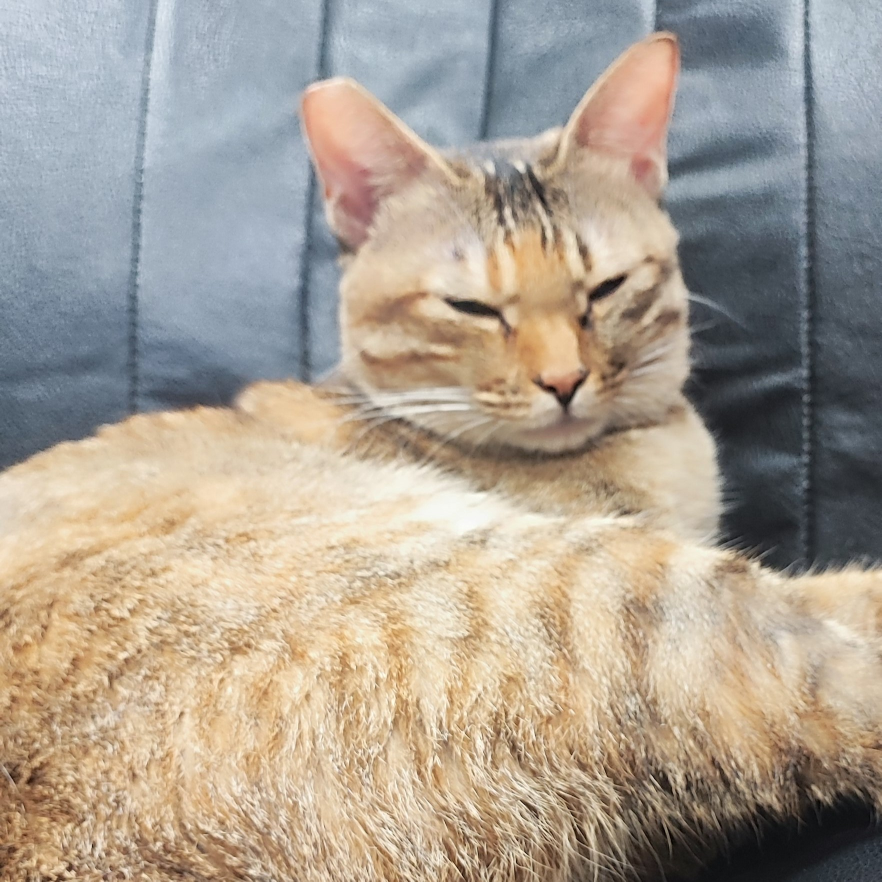
#> input picture LAB_CAT2.jpg, 1763 x 1763 px, given as the content of the folder ge-Processing/Code/Resources/Private_Data/Exp_20240910_Panel, which was not available (shown at 1/2 size)
$ jupyter execute --allow-errors aoi_research.ipynb   (older library calls are emulated)   (text cells are left out)
#> lines starting #> are read from the running program, lines starting #| are printed output that depends on the picture; after the words box and inside, x2 and y2 are one past the last pixel; in counts of white or black regions, pixels touching at a corner belong together; long printed decimals are rounded; pictures that were not available may be replaced by others from this repository, and a replacement may not be noted
[cell 1]
import cv2  # 用於讀取圖片
import numpy as np  # 用於數學運算
import matplotlib.pyplot as plt  # 用於圖形顯示
from numpy.fft import fft2, ifft2, fftshift, ifftshift  # 用於頻率域轉換
import pathlib

[cell 2]
# [7 lines left out: function basic_array_info, not called in this run]

# basic_array_info(f_transform)

[cell 3]
def save_plt_image(image, save_params, print_image=False):
    """
    使用Matplotlib保存圖像的函數。

    該函數接收一個圖像（通常是NumPy數組）並根據給定的保存參數將其保存為文件。

    Args:
        image (ndarray): 要保存的圖像數據。
        save_params (dict): 保存參數的字典，包含以下鍵值對：
            'folder_path' (str): 要保存圖像的文件夾路徑（默認為當前目錄）。
            'name' (str): 保存的圖像文件名（默認為'image.jpg'）。
            'cmap' (str): 顏色映射，用於顯示圖像（默認為'gray'灰度圖像）。
            'figsize' (tuple): 圖像保存時的尺寸（以英寸為單位，默認為(10, 10)）。
            'bbox_inches' (str or None): 保存時的邊界框設置（默認為None，不設置邊界，通常使用'tight'來去除多餘邊框）。

    Example:
        save_params = {
            'folder_path': r"F:\Code\Digital-Image-Processing\Code\Resources\outputs",
            'name': 'image3.jpg',
            'cmap': 'gray',
            'figsize': (20, 20),
            'bbox_inches': 'tight'
        }
        save_plt_image(image, save_params)
    """

    # 確保所有必要的保存參數都存在

    folder = pathlib.Path(save_params.get('folder_path', '.'))

    folder.mkdir(parents=True, exist_ok=True)  # 確保目錄存在

    name = save_params.get('name', 'image.jpg')


    path = folder / name
    cmap = save_params.get('cmap', 'gray')
    figsize = save_params.get('figsize', (10, 10))
    bbox_inches = save_params.get('bbox_inches', None)

    # 設置圖像的尺寸
    plt.figure(figsize=figsize)
    plt.imshow(image, cmap=cmap)
    plt.axis('off')  # 隱藏坐標軸

    # 保存圖像
    plt.savefig(path, bbox_inches=bbox_inches)
    if not print_image:
        plt.close()  # 關閉圖像窗口，釋放內存
    print(f"Image saved at {path}")

[cell 4]
folder_path = pathlib.Path(r"F:\Code\Digital-Image-Processing\Code\Resources\template")
folder_path.as_posix()

[cell 5]
import os
origin_images = os.listdir(r"F:\Code\Digital-Image-Processing\Code\Resources\Private_Data\Exp_20240910_Panel")
origin_images

[cell 6]
origin_image_folder = pathlib.Path(r'F:\Code\Digital-Image-Processing\Code\Resources\Private_Data\Exp_20240910_Panel')
origin_image_path = origin_image_folder / origin_images[0]
origin_name = origin_image_path.stem
origin_name

[cell 7]
image_bgr = cv2.imread(origin_image_path)
#> image_bgr is the input picture: shape (1763, 1763, 3); mean B, G, R 146.5, 160, 170.6

# 提取藍色通道 (B channel)
b_channel = image_bgr[:, :, 0]

# 將 B 通道轉換為灰階圖像（在這個情況下，B 通道本身已經是灰階的）
gray_image_from_b = b_channel

[cell 8]
# 讀取圖片，使用灰階模式
# origin = cv2.imread(origin_image_path.as_posix(), cv2.IMREAD_GRAYSCALE)

origin = cv2.imread(origin_image_path.as_posix())
origin = origin[:, :, 0]

save_params = {
            'folder_path': folder_path,
            'name': 'origin.jpg',
            'bbox_inches': 'tight'
        }
save_plt_image(origin, save_params)
plt.imshow(origin, cmap="gray")
# plt.axis(False)

[cell 9]
origin = origin[200:700, 750:1200]
plt.imshow(origin, cmap='gray')

[cell 10]
origin.shape

[cell 11]
image = origin

[cell 12]
# 旋轉圖片

# 獲取圖像尺寸
(h, w) = image.shape[:2]

# 計算旋轉中心
center = (w / 2, h / 2)

# 計算旋轉矩陣
M = cv2.getRotationMatrix2D(center, 22.5, 1.0)

# 旋轉圖像
rotated_image = cv2.warpAffine(image, M, (w, h), flags=cv2.INTER_CUBIC)

plt.title('Rotated Image')
plt.imshow(rotated_image, cmap='gray')
plt.axis('off')

plt.show()

origin = rotated_image

[cell 13]
def histogram_show(image, title):
    """顯示圖片的直方圖"""
#> called with title = 'Origin Image'

    plt.figure(figsize=(12, 6))
    plt.subplot(1, 2, 1)
    plt.imshow(image, cmap='gray')
    plt.title(title)
    # plt.axis('off')

    plt.subplot(1, 2, 2)
    plt.hist(image.ravel(), bins=256, color='black')
    plt.title('Histogram')
    plt.xlabel('Pixel Value')
    plt.ylabel('Frequency')
    plt.show()
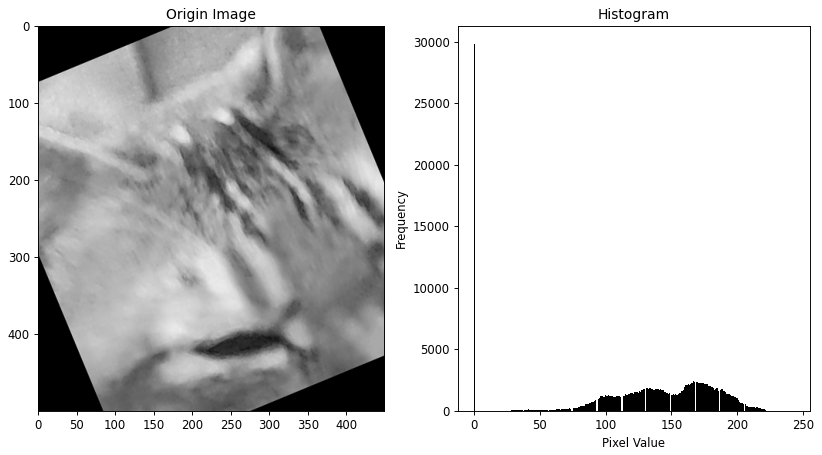
#> figure drawn by matplotlib, 2 panels; panel 2: tallest bar 29775 high, from x = 0 to 0.949


# 顯示原圖與其直方圖
histogram_show(origin, title='Origin Image')

[cell 14]
image = origin

[cell 15]
def histogram_specification(image):
    # 計算原始圖像的直方圖
    original_hist, bins = np.histogram(image.flatten(), 256, [0, 256])
#> original_hist = 256 values, max 29775 at index 0, min 0 at index 1, mean 878.9; bins = 257 values from 0 to 256

    # 計算累積直方圖
    cdf = original_hist.cumsum()
#> cdf = 256 values from 29775 to 225000
    cdf_normalized = cdf * original_hist.max() / cdf.max()  # 這一步是選擇性的，用來使CDF在顯示時更好看
#> cdf_normalized = 256 values from 3940.2 to 29775

    # 掩蔽CDF中的零值，避免在後續計算中出現問題
    cdf_m = np.ma.masked_equal(cdf, 0)
    cdf_m = (cdf_m - cdf_m.min()) * 255 / (cdf_m.max() - cdf_m.min())
    cdf_final = np.ma.filled(cdf_m, 0).astype('uint8')
#> cdf_final = 256 values from 0 to 255

    # 使用累積直方圖來進行影像規範化
    image_equalized = cdf_final[image]
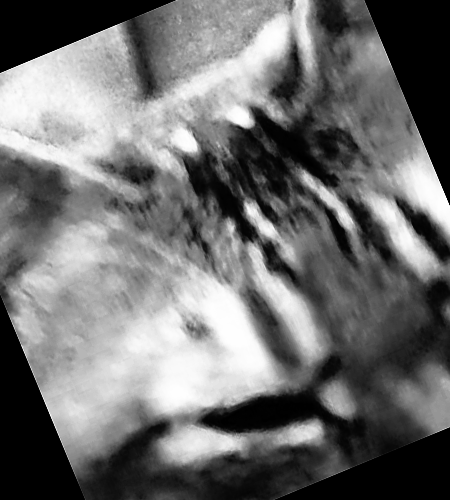
#> image_equalized: shape (500, 450); min 0, max 255, mean 111.1

    # 顯示規範化後的直方圖和圖片
    plt.figure(figsize=(12, 6))

    # 均衡化後圖片的直方圖
    plt.subplot(1, 2, 1)
    plt.hist(image_equalized.ravel(), bins=256, color='black')
    plt.title('Equalized Histogram')

    # 均衡化後的圖片
    plt.subplot(1, 2, 2)
    plt.imshow(image_equalized, cmap='gray')
    plt.title('Equalized Image')
    plt.axis('off')

    plt.show()
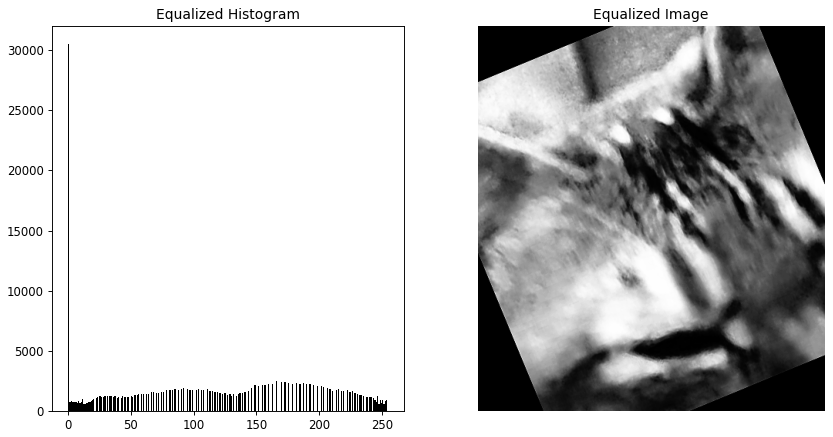
#> figure drawn by matplotlib, 2 panels; panel 1: tallest bar 30479 high, from x = 0 to 0.996

    return image_equalized

# 讀取圖片，使用灰階模式
# origin = cv2.imread('F:\\Code\\Digital-Image-Processing\\Code\\Resources\\Data\\LAB_CAT2.jpg', cv2.IMREAD_GRAYSCALE)

# 呼叫直方圖自動處理函數來顯示結果
hs = histogram_specification(image)

[cell 16]
save_params = {
    'folder_path': folder_path,
    'name': 'Equalized Histogram.jpg',
    'cmap': 'gray',
    'bbox_inches': 'tight'
}
save_plt_image(hs, save_params)

[cell 17]
# [10 lines of commented-out code are left out]

[cell 18]
# [11 lines of commented-out code are left out]

[cell 19]
image = origin # origin add_image hs sobel_vertical sobel_horizontal laplacian_abs

[cell 20]
def image_binary(image, standard=2, threshold_value=False, print_image=True, print_threshold=False):
#> called with standard = 2, threshold_value = False, print_image = True, print_threshold = False
    mean = np.mean(image)
#> mean = 127.6
    std_dev = np.std(image)
#> std_dev = 60.41

    if not threshold_value:
        threshold_value = min(mean+std_dev*standard, 255-std_dev) if mean+std_dev*standard >0 else 0
#> threshold_value = 194.6
        threshold_value = int(threshold_value)
#> threshold_value = 194

    # 根據門檻值進行二值化
    _, binary_image = cv2.threshold(image, threshold_value, 255, cv2.THRESH_BINARY)
#> binary_image: shape (500, 450); 6.9% white; 116 white regions (95 under 20 px), largest, box (x1, y1, x2, y2) and area: (127, 309, 212, 409) 3576, (0, 64, 101, 128) 3293, (184, 282, 266, 377) 3214

    if print_image:
    # 顯示二值化後的圖片
        plt.figure(figsize=(8, 6))
        plt.imshow(binary_image, cmap='gray')
        plt.title('Binary Image')
        plt.axis('off')
        plt.show()

    if print_threshold:
        print(f"mean+std_dev*standard: {mean+std_dev*standard}, final thershold = {threshold_value}")

    return binary_image

binary_image = image_binary(image, standard=2, print_image=True, print_threshold=False)

[cell 21]
save_params = {
    'folder_path': folder_path,
    'name': 'instant binary.jpg',
    'cmap': 'gray',
    'bbox_inches': 'tight'
}
save_plt_image(binary_image, save_params)

[cell 22]
image = origin

[cell 23]
ksize = 5

# 應用垂直Sobel濾波
sobel_vertical = cv2.Sobel(image, cv2.CV_64F, 1, 0, ksize=ksize)

# 轉換結果以便於顯示
sobel_vertical = np.abs(sobel_vertical)
sobel_vertical = np.uint8(np.clip(sobel_vertical, 0, 255))
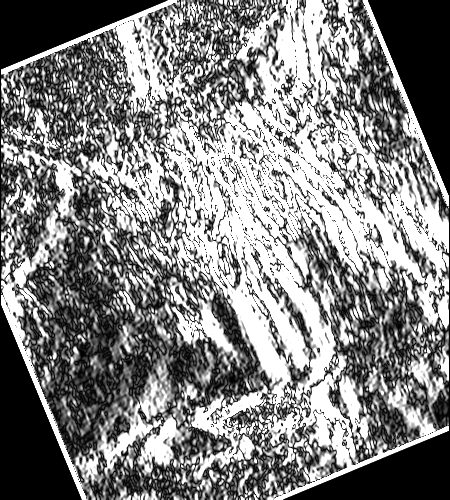
#> sobel_vertical: shape (500, 450); min 0, max 255, mean 129.9

# 應用水平Sobel濾波
sobel_horizontal = cv2.Sobel(image, cv2.CV_64F, 0, 1, ksize=ksize)

# 轉換結果以便於顯示
sobel_horizontal = np.abs(sobel_horizontal)
sobel_horizontal = np.uint8(np.clip(sobel_horizontal, 0, 255))
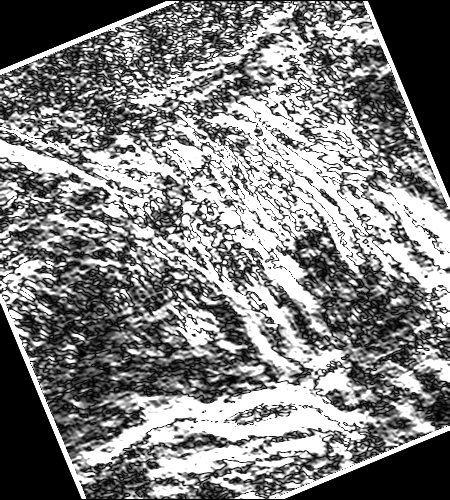
#> sobel_horizontal: shape (500, 450); min 0, max 255, mean 127.9

# 顯示原始影像和Sobel垂直結果
plt.figure(figsize=(18, 6))

plt.subplot(1, 3, 1)
plt.imshow(image, cmap='gray')
plt.title('Original Image')
plt.axis('off')

plt.subplot(1, 3, 2)
plt.imshow(sobel_vertical, cmap='gray')
plt.title('Vertical Sobel')
plt.axis('off')

plt.subplot(1, 3, 3)
plt.imshow(sobel_horizontal, cmap='gray')
plt.title('Horizontal Sobel')
plt.axis('off')

plt.show()

[cell 24]
save_params = {
    'folder_path': folder_path,
    'name': 'sobel_horizontal.jpg',
    'cmap': 'gray',
    'bbox_inches': 'tight'
}
save_plt_image(sobel_horizontal, save_params)
save_params = {
    'folder_path': folder_path,
    'name': 'sobel_vertical.jpg',
    'cmap': 'gray',
    'bbox_inches': 'tight'
}
save_plt_image(sobel_vertical, save_params)

[cell 25]
image = origin

[cell 26]
standard = 2

binary_image = image_binary(image, standard=standard, print_image=False)
binary_sobel_vertical = image_binary(sobel_vertical, standard=standard, print_image=False, print_threshold=True)
#> call 3 of image_binary, with standard = 2, threshold_value = False, print_image = False, print_threshold = True
#> in image_binary (call 3), `mean = np.mean(image)`: mean = 129.9
#> in image_binary (call 3), `std_dev = np.std(image)`: std_dev = 98.89
#> in image_binary (call 3), `threshold_value = min(mean+std_dev*standard, 255-std_dev) if mean+std_..`: threshold_value = 156.1
#> in image_binary (call 3), `threshold_value = int(threshold_value)`: threshold_value = 156
#> in image_binary (call 3), `_, binary_image = cv2.threshold(image, threshold_value, 255, cv2.THRES..`:
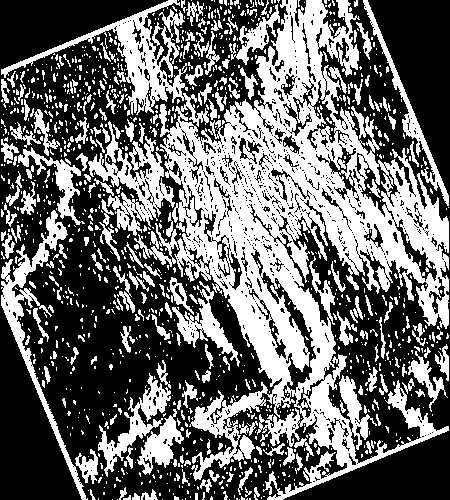
#> binary_image: shape (500, 450); 41.5% white; 1243 white regions (1033 under 20 px), largest, box (x1, y1, x2, y2) and area: (1, 0, 449, 500) 59189, (88, 121, 175, 236) 3329, (1, 210, 88, 500) 3226
#| mean+std_dev*standard: 327.645, final thershold = 156
binary_sobel_horizontal = image_binary(sobel_horizontal, standard=standard, print_image=False, print_threshold=True)
#| mean+std_dev*standard: 323.781, final thershold = 157

# 顯示原始影像和Sobel垂直結果
plt.figure(figsize=(18, 6))

plt.subplot(1, 3, 1)
plt.imshow(binary_image, cmap='gray')
plt.title('Binary Original Image')
plt.axis('off')

plt.subplot(1, 3, 2)
plt.imshow(binary_sobel_vertical, cmap='gray')
plt.title('Binary Vertical Sobel')
plt.axis('off')

plt.subplot(1, 3, 3)
plt.imshow(binary_sobel_horizontal, cmap='gray')
plt.title('Binary Horizontal Sobel')
plt.axis('off')

plt.show()

[cell 27]
save_params = {
    'folder_path': folder_path,
    'name': 'binary_sobel_vertical.jpg',
    'cmap': 'gray',
    'bbox_inches': 'tight'
}
save_plt_image(binary_sobel_vertical, save_params)
save_params = {
    'folder_path': folder_path,
    'name': 'binary_sobel_horizontal.jpg',
    'cmap': 'gray',
    'bbox_inches': 'tight'
}
save_plt_image(binary_sobel_horizontal, save_params)

[cell 28]
image = origin

# 應用拉普拉斯算子
laplacian = cv2.Laplacian(image, cv2.CV_64F, ksize=5)  # 設置kernel size
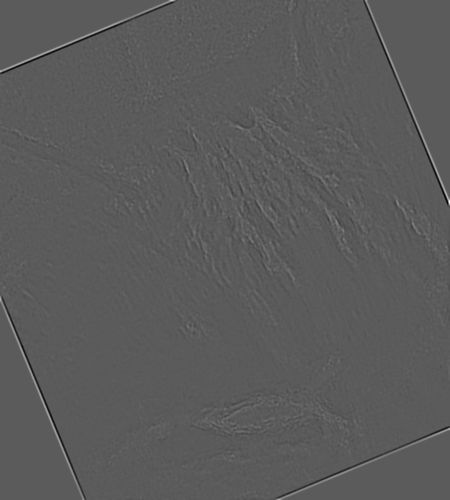
#> laplacian: shape (500, 450) float64; min -4170, max 7484, mean 0.2; drawn with min black and max white

# 將結果轉換為絕對值並縮放到8位
laplacian_abs = cv2.convertScaleAbs(laplacian)
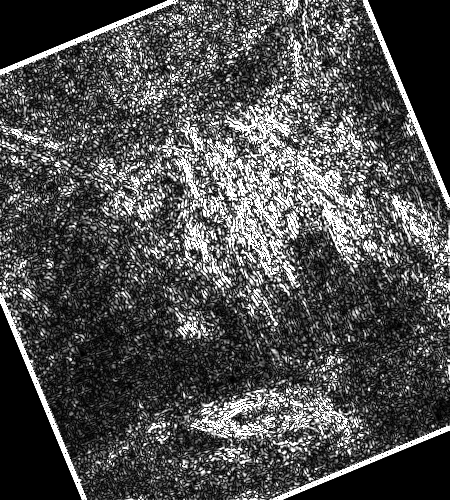
#> laplacian_abs: shape (500, 450); min 0, max 255, mean 77.2

# 顯示原始影像和拉普拉斯結果
plt.figure(figsize=(12, 6))

plt.subplot(1, 2, 1)
plt.imshow(image, cmap='gray')
plt.title('Original Image')
plt.axis('off')

plt.subplot(1, 2, 2)
plt.imshow(laplacian_abs, cmap='gray')
plt.title('Laplacian')
plt.axis('off')

plt.show()

[cell 29]
binary_laplacian_abs = image_binary(laplacian_abs)
#> in image_binary (call 5), `mean = np.mean(image)`: mean = 77.18
#> in image_binary (call 5), `std_dev = np.std(image)`: std_dev = 78.5
#> in image_binary (call 5), `threshold_value = min(mean+std_dev*standard, 255-std_dev) if mean+std_..`: threshold_value = 176.5
#> in image_binary (call 5), `threshold_value = int(threshold_value)`: threshold_value = 176
#> in image_binary (call 5), `_, binary_image = cv2.threshold(image, threshold_value, 255, cv2.THRES..`:
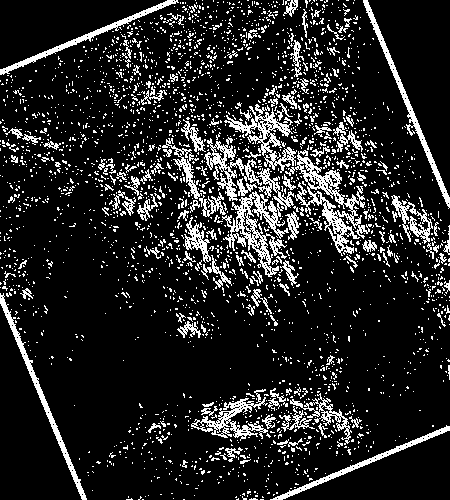
#> binary_image: shape (500, 450); 14.2% white in thin lines or dots

[cell 30]
save_params = {
    'folder_path': folder_path,
    'name': 'binary_laplacian_abs.jpg',
    'cmap': 'gray',
    'bbox_inches': 'tight'
}
save_plt_image(binary_laplacian_abs, save_params)

[cell 31]
save_params = {
    'folder_path': folder_path,
    'name': 'laplacian_abs.jpg',
    'cmap': 'gray',
    'bbox_inches': 'tight'
}
save_plt_image(laplacian_abs, save_params)
save_params = {
    'folder_path': folder_path,
    'name': 'binary_laplacian_abs.jpg',
    'cmap': 'gray',
    'bbox_inches': 'tight'
}
save_plt_image(binary_laplacian_abs, save_params)

[cell 32]
def get_lines_hough(image, threshold=50, min_line_length=100, max_line_gap=5):
    # 使用 HoughLinesP 函數來檢測影像中的直線
#> called with threshold = 50, min_line_length = 100, max_line_gap = 5
    lines = cv2.HoughLinesP(image, rho=1, theta=np.pi/180, threshold=threshold,
                            minLineLength=min_line_length, maxLineGap=max_line_gap)
#> lines = 20 rows, first 6: [0, 293, 83, 499], [211, 155, 268, 276], [363, 1, 449, 205], [222, 174, 298, 286], [259, 225, 272, 112], [265, 218, 278, 95]

    # 創建一個空白影像，用於繪製檢測到的直線
    lines_image = np.zeros_like(image)

    if lines is not None:
        for line in lines:
            for x1, y1, x2, y2 in line:
                cv2.line(lines_image, (x1, y1), (x2, y2), 255, 1)
#> this loop made 20 passes
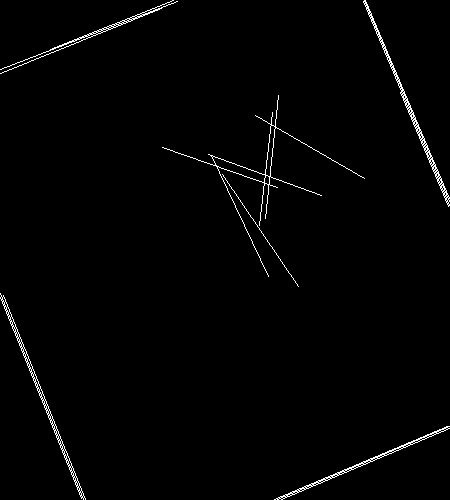
#> lines_image: shape (500, 450); 1.4% white in thin lines or dots
#> (the rest of the program and of its run is left out)
